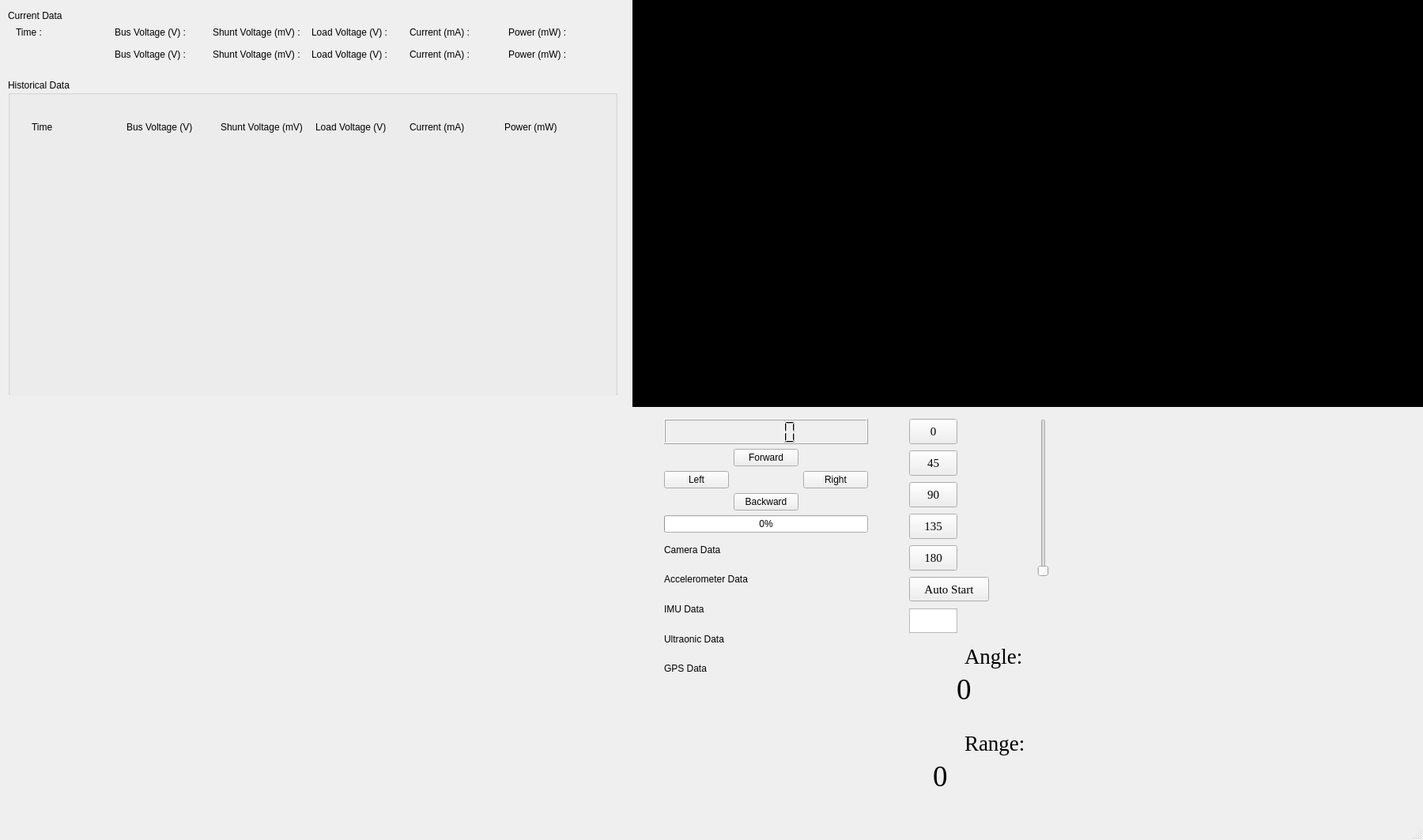
<?xml version="1.0" encoding="UTF-8"?>
<ui version="4.0">
 <class>MainWindow</class>
 <widget class="QMainWindow" name="MainWindow">
  <property name="geometry">
   <rect>
    <x>0</x>
    <y>0</y>
    <width>1800</width>
    <height>1063</height>
   </rect>
  </property>
  <property name="maximumSize">
   <size>
    <width>1800</width>
    <height>1200</height>
   </size>
  </property>
  <property name="windowTitle">
   <string>MainWindow</string>
  </property>
  <property name="windowOpacity">
   <double>1.000000000000000</double>
  </property>
  <widget class="QWidget" name="centralwidget">
   <widget class="QWidget" name="widget" native="true">
    <property name="geometry">
     <rect>
      <x>830</x>
      <y>520</y>
      <width>281</width>
      <height>361</height>
     </rect>
    </property>
    <widget class="QWidget" name="layoutWidget">
     <property name="geometry">
      <rect>
       <x>10</x>
       <y>10</y>
       <width>258</width>
       <height>332</height>
      </rect>
     </property>
     <layout class="QVBoxLayout" name="verticalLayout">
      <item>
       <widget class="QLCDNumber" name="speedLcd"/>
      </item>
      <item>
       <layout class="QGridLayout" name="gridLayout">
        <item row="2" column="1">
         <widget class="QPushButton" name="backwardButton">
          <property name="text">
           <string>Backward</string>
          </property>
         </widget>
        </item>
        <item row="0" column="1">
         <widget class="QPushButton" name="forwardButton">
          <property name="text">
           <string>Forward</string>
          </property>
         </widget>
        </item>
        <item row="1" column="2">
         <widget class="QPushButton" name="rightButton">
          <property name="text">
           <string>Right</string>
          </property>
         </widget>
        </item>
        <item row="1" column="0">
         <widget class="QPushButton" name="leftButton">
          <property name="text">
           <string>Left</string>
          </property>
         </widget>
        </item>
       </layout>
      </item>
      <item>
       <widget class="QProgressBar" name="persentase">
        <property name="value">
         <number>0</number>
        </property>
       </widget>
      </item>
      <item>
       <widget class="QLabel" name="cameraLabel">
        <property name="text">
         <string>Camera Data</string>
        </property>
       </widget>
      </item>
      <item>
       <widget class="QLabel" name="accelerometerLabel">
        <property name="text">
         <string>Accelerometer Data</string>
        </property>
       </widget>
      </item>
      <item>
       <widget class="QLabel" name="imuLabel">
        <property name="text">
         <string>IMU Data</string>
        </property>
       </widget>
      </item>
      <item>
       <widget class="QLabel" name="ultrasonicLabel">
        <property name="text">
         <string>Ultraonic Data</string>
        </property>
       </widget>
      </item>
      <item>
       <widget class="QLabel" name="gpsLabel">
        <property name="text">
         <string>GPS Data</string>
        </property>
       </widget>
      </item>
     </layout>
    </widget>
   </widget>
   <widget class="QLabel" name="rangeLabel">
    <property name="geometry">
     <rect>
      <x>1180</x>
      <y>960</y>
      <width>175</width>
      <height>45</height>
     </rect>
    </property>
    <property name="maximumSize">
     <size>
      <width>175</width>
      <height>45</height>
     </size>
    </property>
    <property name="font">
     <font>
      <family>Times New Roman</family>
      <pointsize>28</pointsize>
     </font>
    </property>
    <property name="text">
     <string>0</string>
    </property>
   </widget>
   <widget class="QPushButton" name="button180">
    <property name="geometry">
     <rect>
      <x>1150</x>
      <y>690</y>
      <width>61</width>
      <height>32</height>
     </rect>
    </property>
    <property name="font">
     <font>
      <family>Times New Roman</family>
      <pointsize>11</pointsize>
     </font>
    </property>
    <property name="text">
     <string>180</string>
    </property>
   </widget>
   <widget class="QLabel" name="angleLabel">
    <property name="geometry">
     <rect>
      <x>1210</x>
      <y>850</y>
      <width>101</width>
      <height>45</height>
     </rect>
    </property>
    <property name="maximumSize">
     <size>
      <width>150</width>
      <height>45</height>
     </size>
    </property>
    <property name="font">
     <font>
      <family>Times New Roman</family>
      <pointsize>28</pointsize>
     </font>
    </property>
    <property name="autoFillBackground">
     <bool>false</bool>
    </property>
    <property name="text">
     <string>0</string>
    </property>
   </widget>
   <widget class="QGraphicsView" name="graphicsView">
    <property name="geometry">
     <rect>
      <x>800</x>
      <y>0</y>
      <width>1000</width>
      <height>515</height>
     </rect>
    </property>
    <property name="minimumSize">
     <size>
      <width>1000</width>
      <height>515</height>
     </size>
    </property>
    <property name="maximumSize">
     <size>
      <width>1000</width>
      <height>515</height>
     </size>
    </property>
    <property name="palette">
     <palette>
      <active>
       <colorrole role="WindowText">
        <brush brushstyle="SolidPattern">
         <color alpha="255">
          <red>255</red>
          <green>255</green>
          <blue>255</blue>
         </color>
        </brush>
       </colorrole>
       <colorrole role="Button">
        <brush brushstyle="SolidPattern">
         <color alpha="255">
          <red>0</red>
          <green>0</green>
          <blue>0</blue>
         </color>
        </brush>
       </colorrole>
       <colorrole role="Light">
        <brush brushstyle="SolidPattern">
         <color alpha="255">
          <red>0</red>
          <green>0</green>
          <blue>0</blue>
         </color>
        </brush>
       </colorrole>
       <colorrole role="Midlight">
        <brush brushstyle="SolidPattern">
         <color alpha="255">
          <red>0</red>
          <green>0</green>
          <blue>0</blue>
         </color>
        </brush>
       </colorrole>
       <colorrole role="Dark">
        <brush brushstyle="SolidPattern">
         <color alpha="255">
          <red>0</red>
          <green>0</green>
          <blue>0</blue>
         </color>
        </brush>
       </colorrole>
       <colorrole role="Mid">
        <brush brushstyle="SolidPattern">
         <color alpha="255">
          <red>0</red>
          <green>0</green>
          <blue>0</blue>
         </color>
        </brush>
       </colorrole>
       <colorrole role="Text">
        <brush brushstyle="SolidPattern">
         <color alpha="255">
          <red>255</red>
          <green>255</green>
          <blue>255</blue>
         </color>
        </brush>
       </colorrole>
       <colorrole role="BrightText">
        <brush brushstyle="SolidPattern">
         <color alpha="255">
          <red>255</red>
          <green>255</green>
          <blue>255</blue>
         </color>
        </brush>
       </colorrole>
       <colorrole role="ButtonText">
        <brush brushstyle="SolidPattern">
         <color alpha="255">
          <red>255</red>
          <green>255</green>
          <blue>255</blue>
         </color>
        </brush>
       </colorrole>
       <colorrole role="Base">
        <brush brushstyle="SolidPattern">
         <color alpha="255">
          <red>0</red>
          <green>0</green>
          <blue>0</blue>
         </color>
        </brush>
       </colorrole>
       <colorrole role="Window">
        <brush brushstyle="SolidPattern">
         <color alpha="255">
          <red>0</red>
          <green>0</green>
          <blue>0</blue>
         </color>
        </brush>
       </colorrole>
       <colorrole role="Shadow">
        <brush brushstyle="SolidPattern">
         <color alpha="255">
          <red>0</red>
          <green>0</green>
          <blue>0</blue>
         </color>
        </brush>
       </colorrole>
       <colorrole role="AlternateBase">
        <brush brushstyle="SolidPattern">
         <color alpha="255">
          <red>0</red>
          <green>0</green>
          <blue>0</blue>
         </color>
        </brush>
       </colorrole>
       <colorrole role="ToolTipBase">
        <brush brushstyle="SolidPattern">
         <color alpha="255">
          <red>255</red>
          <green>255</green>
          <blue>220</blue>
         </color>
        </brush>
       </colorrole>
       <colorrole role="ToolTipText">
        <brush brushstyle="SolidPattern">
         <color alpha="255">
          <red>0</red>
          <green>0</green>
          <blue>0</blue>
         </color>
        </brush>
       </colorrole>
       <colorrole role="PlaceholderText">
        <brush brushstyle="SolidPattern">
         <color alpha="127">
          <red>255</red>
          <green>255</green>
          <blue>255</blue>
         </color>
        </brush>
       </colorrole>
       <colorrole role="Accent">
        <brush brushstyle="SolidPattern">
         <color alpha="255">
          <red>0</red>
          <green>0</green>
          <blue>0</blue>
         </color>
        </brush>
       </colorrole>
      </active>
      <inactive>
       <colorrole role="WindowText">
        <brush brushstyle="SolidPattern">
         <color alpha="255">
          <red>255</red>
          <green>255</green>
          <blue>255</blue>
         </color>
        </brush>
       </colorrole>
       <colorrole role="Button">
        <brush brushstyle="SolidPattern">
         <color alpha="255">
          <red>0</red>
          <green>0</green>
          <blue>0</blue>
         </color>
        </brush>
       </colorrole>
       <colorrole role="Light">
        <brush brushstyle="SolidPattern">
         <color alpha="255">
          <red>0</red>
          <green>0</green>
          <blue>0</blue>
         </color>
        </brush>
       </colorrole>
       <colorrole role="Midlight">
        <brush brushstyle="SolidPattern">
         <color alpha="255">
          <red>0</red>
          <green>0</green>
          <blue>0</blue>
         </color>
        </brush>
       </colorrole>
       <colorrole role="Dark">
        <brush brushstyle="SolidPattern">
         <color alpha="255">
          <red>0</red>
          <green>0</green>
          <blue>0</blue>
         </color>
        </brush>
       </colorrole>
       <colorrole role="Mid">
        <brush brushstyle="SolidPattern">
         <color alpha="255">
          <red>0</red>
          <green>0</green>
          <blue>0</blue>
         </color>
        </brush>
       </colorrole>
       <colorrole role="Text">
        <brush brushstyle="SolidPattern">
         <color alpha="255">
          <red>255</red>
          <green>255</green>
          <blue>255</blue>
         </color>
        </brush>
       </colorrole>
       <colorrole role="BrightText">
        <brush brushstyle="SolidPattern">
         <color alpha="255">
          <red>255</red>
          <green>255</green>
          <blue>255</blue>
         </color>
        </brush>
       </colorrole>
       <colorrole role="ButtonText">
        <brush brushstyle="SolidPattern">
         <color alpha="255">
          <red>255</red>
          <green>255</green>
          <blue>255</blue>
         </color>
        </brush>
       </colorrole>
       <colorrole role="Base">
        <brush brushstyle="SolidPattern">
         <color alpha="255">
          <red>0</red>
          <green>0</green>
          <blue>0</blue>
         </color>
        </brush>
       </colorrole>
       <colorrole role="Window">
        <brush brushstyle="SolidPattern">
         <color alpha="255">
          <red>0</red>
          <green>0</green>
          <blue>0</blue>
         </color>
        </brush>
       </colorrole>
       <colorrole role="Shadow">
        <brush brushstyle="SolidPattern">
         <color alpha="255">
          <red>0</red>
          <green>0</green>
          <blue>0</blue>
         </color>
        </brush>
       </colorrole>
       <colorrole role="AlternateBase">
        <brush brushstyle="SolidPattern">
         <color alpha="255">
          <red>0</red>
          <green>0</green>
          <blue>0</blue>
         </color>
        </brush>
       </colorrole>
       <colorrole role="ToolTipBase">
        <brush brushstyle="SolidPattern">
         <color alpha="255">
          <red>255</red>
          <green>255</green>
          <blue>220</blue>
         </color>
        </brush>
       </colorrole>
       <colorrole role="ToolTipText">
        <brush brushstyle="SolidPattern">
         <color alpha="255">
          <red>0</red>
          <green>0</green>
          <blue>0</blue>
         </color>
        </brush>
       </colorrole>
       <colorrole role="PlaceholderText">
        <brush brushstyle="SolidPattern">
         <color alpha="127">
          <red>255</red>
          <green>255</green>
          <blue>255</blue>
         </color>
        </brush>
       </colorrole>
       <colorrole role="Accent">
        <brush brushstyle="SolidPattern">
         <color alpha="255">
          <red>0</red>
          <green>0</green>
          <blue>0</blue>
         </color>
        </brush>
       </colorrole>
      </inactive>
      <disabled>
       <colorrole role="WindowText">
        <brush brushstyle="SolidPattern">
         <color alpha="255">
          <red>0</red>
          <green>0</green>
          <blue>0</blue>
         </color>
        </brush>
       </colorrole>
       <colorrole role="Button">
        <brush brushstyle="SolidPattern">
         <color alpha="255">
          <red>0</red>
          <green>0</green>
          <blue>0</blue>
         </color>
        </brush>
       </colorrole>
       <colorrole role="Light">
        <brush brushstyle="SolidPattern">
         <color alpha="255">
          <red>0</red>
          <green>0</green>
          <blue>0</blue>
         </color>
        </brush>
       </colorrole>
       <colorrole role="Midlight">
        <brush brushstyle="SolidPattern">
         <color alpha="255">
          <red>0</red>
          <green>0</green>
          <blue>0</blue>
         </color>
        </brush>
       </colorrole>
       <colorrole role="Dark">
        <brush brushstyle="SolidPattern">
         <color alpha="255">
          <red>0</red>
          <green>0</green>
          <blue>0</blue>
         </color>
        </brush>
       </colorrole>
       <colorrole role="Mid">
        <brush brushstyle="SolidPattern">
         <color alpha="255">
          <red>0</red>
          <green>0</green>
          <blue>0</blue>
         </color>
        </brush>
       </colorrole>
       <colorrole role="Text">
        <brush brushstyle="SolidPattern">
         <color alpha="255">
          <red>0</red>
          <green>0</green>
          <blue>0</blue>
         </color>
        </brush>
       </colorrole>
       <colorrole role="BrightText">
        <brush brushstyle="SolidPattern">
         <color alpha="255">
          <red>255</red>
          <green>255</green>
          <blue>255</blue>
         </color>
        </brush>
       </colorrole>
       <colorrole role="ButtonText">
        <brush brushstyle="SolidPattern">
         <color alpha="255">
          <red>0</red>
          <green>0</green>
          <blue>0</blue>
         </color>
        </brush>
       </colorrole>
       <colorrole role="Base">
        <brush brushstyle="SolidPattern">
         <color alpha="255">
          <red>0</red>
          <green>0</green>
          <blue>0</blue>
         </color>
        </brush>
       </colorrole>
       <colorrole role="Window">
        <brush brushstyle="SolidPattern">
         <color alpha="255">
          <red>0</red>
          <green>0</green>
          <blue>0</blue>
         </color>
        </brush>
       </colorrole>
       <colorrole role="Shadow">
        <brush brushstyle="SolidPattern">
         <color alpha="255">
          <red>0</red>
          <green>0</green>
          <blue>0</blue>
         </color>
        </brush>
       </colorrole>
       <colorrole role="AlternateBase">
        <brush brushstyle="SolidPattern">
         <color alpha="255">
          <red>0</red>
          <green>0</green>
          <blue>0</blue>
         </color>
        </brush>
       </colorrole>
       <colorrole role="ToolTipBase">
        <brush brushstyle="SolidPattern">
         <color alpha="255">
          <red>255</red>
          <green>255</green>
          <blue>220</blue>
         </color>
        </brush>
       </colorrole>
       <colorrole role="ToolTipText">
        <brush brushstyle="SolidPattern">
         <color alpha="255">
          <red>0</red>
          <green>0</green>
          <blue>0</blue>
         </color>
        </brush>
       </colorrole>
       <colorrole role="PlaceholderText">
        <brush brushstyle="SolidPattern">
         <color alpha="127">
          <red>0</red>
          <green>0</green>
          <blue>0</blue>
         </color>
        </brush>
       </colorrole>
       <colorrole role="Accent">
        <brush brushstyle="SolidPattern">
         <color alpha="255">
          <red>0</red>
          <green>0</green>
          <blue>0</blue>
         </color>
        </brush>
       </colorrole>
      </disabled>
     </palette>
    </property>
   </widget>
   <widget class="QPushButton" name="button135">
    <property name="geometry">
     <rect>
      <x>1150</x>
      <y>650</y>
      <width>61</width>
      <height>32</height>
     </rect>
    </property>
    <property name="font">
     <font>
      <family>Times New Roman</family>
      <pointsize>11</pointsize>
     </font>
    </property>
    <property name="text">
     <string>135</string>
    </property>
   </widget>
   <widget class="QLabel" name="label">
    <property name="geometry">
     <rect>
      <x>1220</x>
      <y>810</y>
      <width>150</width>
      <height>41</height>
     </rect>
    </property>
    <property name="minimumSize">
     <size>
      <width>150</width>
      <height>25</height>
     </size>
    </property>
    <property name="font">
     <font>
      <family>Times New Roman</family>
      <pointsize>20</pointsize>
      <italic>false</italic>
      <bold>false</bold>
     </font>
    </property>
    <property name="text">
     <string>Angle:</string>
    </property>
   </widget>
   <widget class="QPushButton" name="button90">
    <property name="geometry">
     <rect>
      <x>1150</x>
      <y>610</y>
      <width>61</width>
      <height>32</height>
     </rect>
    </property>
    <property name="font">
     <font>
      <family>Times New Roman</family>
      <pointsize>11</pointsize>
     </font>
    </property>
    <property name="text">
     <string>90</string>
    </property>
   </widget>
   <widget class="QTextEdit" name="textEdit">
    <property name="geometry">
     <rect>
      <x>1150</x>
      <y>770</y>
      <width>61</width>
      <height>31</height>
     </rect>
    </property>
    <property name="font">
     <font>
      <family>Times New Roman</family>
     </font>
    </property>
   </widget>
   <widget class="QPushButton" name="button_auto">
    <property name="geometry">
     <rect>
      <x>1150</x>
      <y>730</y>
      <width>101</width>
      <height>31</height>
     </rect>
    </property>
    <property name="font">
     <font>
      <family>Times New Roman</family>
      <pointsize>11</pointsize>
     </font>
    </property>
    <property name="text">
     <string>Auto Start</string>
    </property>
   </widget>
   <widget class="QLabel" name="lablel_2">
    <property name="geometry">
     <rect>
      <x>1220</x>
      <y>920</y>
      <width>150</width>
      <height>41</height>
     </rect>
    </property>
    <property name="minimumSize">
     <size>
      <width>150</width>
      <height>25</height>
     </size>
    </property>
    <property name="font">
     <font>
      <family>Times New Roman</family>
      <pointsize>20</pointsize>
      <bold>false</bold>
     </font>
    </property>
    <property name="text">
     <string>Range:</string>
    </property>
   </widget>
   <widget class="QPushButton" name="button0">
    <property name="geometry">
     <rect>
      <x>1150</x>
      <y>530</y>
      <width>61</width>
      <height>32</height>
     </rect>
    </property>
    <property name="font">
     <font>
      <family>Times New Roman</family>
      <pointsize>11</pointsize>
     </font>
    </property>
    <property name="text">
     <string>0</string>
    </property>
   </widget>
   <widget class="QSlider" name="verticalSlider">
    <property name="geometry">
     <rect>
      <x>1270</x>
      <y>530</y>
      <width>100</width>
      <height>200</height>
     </rect>
    </property>
    <property name="minimumSize">
     <size>
      <width>100</width>
      <height>200</height>
     </size>
    </property>
    <property name="font">
     <font>
      <family>Arial</family>
     </font>
    </property>
    <property name="layoutDirection">
     <enum>Qt::LeftToRight</enum>
    </property>
    <property name="maximum">
     <number>180</number>
    </property>
   </widget>
   <widget class="QPushButton" name="button45">
    <property name="geometry">
     <rect>
      <x>1150</x>
      <y>570</y>
      <width>61</width>
      <height>32</height>
     </rect>
    </property>
    <property name="font">
     <font>
      <family>Times New Roman</family>
      <pointsize>11</pointsize>
     </font>
    </property>
    <property name="text">
     <string>45</string>
    </property>
   </widget>
   <widget class="QWidget" name="layoutWidget1" native="true">
    <property name="geometry">
     <rect>
      <x>10</x>
      <y>30</y>
      <width>771</width>
      <height>71</height>
     </rect>
    </property>
    <widget class="QWidget" name="layoutWidget_14">
     <property name="geometry">
      <rect>
       <x>10</x>
       <y>0</y>
       <width>741</width>
       <height>78</height>
      </rect>
     </property>
     <layout class="QHBoxLayout" name="horizontalLayout_3">
      <item>
       <layout class="QVBoxLayout" name="verticalLayoutTime_2">
        <item>
         <widget class="QLabel" name="currentTimeLabel_2">
          <property name="text">
           <string>Time :</string>
          </property>
         </widget>
        </item>
        <item>
         <widget class="QLabel" name="currentTimeLabel_3">
          <property name="text">
           <string/>
          </property>
         </widget>
        </item>
        <item>
         <widget class="QLabel" name="label_8">
          <property name="text">
           <string/>
          </property>
         </widget>
        </item>
       </layout>
      </item>
      <item>
       <layout class="QVBoxLayout" name="verticalLayoutVoltage_2">
        <item>
         <widget class="QLabel" name="label_3">
          <property name="text">
           <string>Bus Voltage (V) :</string>
          </property>
         </widget>
        </item>
        <item>
         <widget class="QLabel" name="busVoltageLabel">
          <property name="text">
           <string>Bus Voltage (V) :</string>
          </property>
         </widget>
        </item>
        <item>
         <widget class="QLabel" name="currentBusVoltageValue_2">
          <property name="text">
           <string/>
          </property>
         </widget>
        </item>
       </layout>
      </item>
      <item>
       <layout class="QVBoxLayout" name="verticalLayoutCurrent_2">
        <item>
         <widget class="QLabel" name="label_4">
          <property name="text">
           <string>Shunt Voltage (mV) :</string>
          </property>
         </widget>
        </item>
        <item>
         <widget class="QLabel" name="shuntVoltageLabel">
          <property name="text">
           <string>Shunt Voltage (mV) :</string>
          </property>
         </widget>
        </item>
        <item>
         <widget class="QLabel" name="currentShuntVoltageValue_2">
          <property name="text">
           <string/>
          </property>
         </widget>
        </item>
       </layout>
      </item>
      <item>
       <layout class="QVBoxLayout" name="verticalLayoutPower_2">
        <item>
         <widget class="QLabel" name="label_5">
          <property name="text">
           <string>Load Voltage (V) :</string>
          </property>
         </widget>
        </item>
        <item>
         <widget class="QLabel" name="loadVoltageLabel">
          <property name="text">
           <string>Load Voltage (V) :</string>
          </property>
         </widget>
        </item>
        <item>
         <widget class="QLabel" name="currentLoadVoltageValue_2">
          <property name="text">
           <string/>
          </property>
         </widget>
        </item>
       </layout>
      </item>
      <item>
       <layout class="QVBoxLayout" name="verticalLayoutEnergy_2">
        <item>
         <widget class="QLabel" name="label_6">
          <property name="text">
           <string>Current (mA) :</string>
          </property>
         </widget>
        </item>
        <item>
         <widget class="QLabel" name="currentLabel">
          <property name="text">
           <string>Current (mA) :</string>
          </property>
         </widget>
        </item>
        <item>
         <widget class="QLabel" name="currentCurrentValue_2">
          <property name="text">
           <string/>
          </property>
         </widget>
        </item>
       </layout>
      </item>
      <item>
       <layout class="QVBoxLayout" name="verticalLayoutFrequency_2">
        <item>
         <widget class="QLabel" name="label_7">
          <property name="text">
           <string>Power (mW) :</string>
          </property>
         </widget>
        </item>
        <item>
         <widget class="QLabel" name="powerLabel">
          <property name="text">
           <string>Power (mW) :</string>
          </property>
         </widget>
        </item>
        <item>
         <widget class="QLabel" name="currentPowerValue_2">
          <property name="text">
           <string/>
          </property>
         </widget>
        </item>
       </layout>
      </item>
     </layout>
    </widget>
   </widget>
   <widget class="QLabel" name="label_2">
    <property name="geometry">
     <rect>
      <x>10</x>
      <y>10</y>
      <width>91</width>
      <height>20</height>
     </rect>
    </property>
    <property name="text">
     <string>Current Data</string>
    </property>
   </widget>
   <widget class="QWidget" name="centralwidget_2" native="true">
    <property name="geometry">
     <rect>
      <x>10</x>
      <y>100</y>
      <width>771</width>
      <height>400</height>
     </rect>
    </property>
    <widget class="QGroupBox" name="historicalDataGroupBox_2">
     <property name="geometry">
      <rect>
       <x>0</x>
       <y>0</y>
       <width>771</width>
       <height>401</height>
      </rect>
     </property>
     <property name="title">
      <string>Historical Data</string>
     </property>
     <widget class="QWidget" name="widget_3" native="true">
      <property name="geometry">
       <rect>
        <x>10</x>
        <y>40</y>
        <width>751</width>
        <height>351</height>
       </rect>
      </property>
      <widget class="QWidget" name="layoutWidget_15">
       <property name="geometry">
        <rect>
         <x>20</x>
         <y>10</y>
         <width>711</width>
         <height>22</height>
        </rect>
       </property>
       <layout class="QHBoxLayout" name="historicalHeaderLayout_2">
        <item>
         <widget class="QLabel" name="historicalTimeHeaderLabel_2">
          <property name="text">
           <string>Time</string>
          </property>
         </widget>
        </item>
        <item>
         <widget class="QLabel" name="historicalBusVoltageHeaderLabel_2">
          <property name="text">
           <string>Bus Voltage (V)</string>
          </property>
         </widget>
        </item>
        <item>
         <widget class="QLabel" name="historicalShuntVoltageHeaderLabel_2">
          <property name="text">
           <string>Shunt Voltage (mV)</string>
          </property>
         </widget>
        </item>
        <item>
         <widget class="QLabel" name="historicaLoadVoltageHeaderLabel_2">
          <property name="text">
           <string>Load Voltage (V)</string>
          </property>
         </widget>
        </item>
        <item>
         <widget class="QLabel" name="historicalECurrentHeaderLabel_2">
          <property name="text">
           <string>Current (mA)</string>
          </property>
         </widget>
        </item>
        <item>
         <widget class="QLabel" name="historicalPowerHeaderLabel_2">
          <property name="text">
           <string>Power (mW)</string>
          </property>
         </widget>
        </item>
       </layout>
      </widget>
      <widget class="QWidget" name="layoutWidget_16">
       <property name="geometry">
        <rect>
         <x>20</x>
         <y>40</y>
         <width>711</width>
         <height>22</height>
        </rect>
       </property>
       <layout class="QHBoxLayout" name="historicalDataLayout1_2">
        <item>
         <widget class="QLabel" name="historicalTimeLabel1_2">
          <property name="text">
           <string/>
          </property>
         </widget>
        </item>
        <item>
         <widget class="QLabel" name="historicalBusVoltageLabel1_2">
          <property name="text">
           <string/>
          </property>
         </widget>
        </item>
        <item>
         <widget class="QLabel" name="historicalShuntVoltageLabel1_2">
          <property name="text">
           <string/>
          </property>
         </widget>
        </item>
        <item>
         <widget class="QLabel" name="historicalLoadVoltageLabel1_2">
          <property name="text">
           <string/>
          </property>
         </widget>
        </item>
        <item>
         <widget class="QLabel" name="historicalCurrentLabel1_2">
          <property name="text">
           <string/>
          </property>
         </widget>
        </item>
        <item>
         <widget class="QLabel" name="historicalPowerLabel1_2">
          <property name="text">
           <string/>
          </property>
         </widget>
        </item>
       </layout>
      </widget>
      <widget class="QWidget" name="layoutWidget_17">
       <property name="geometry">
        <rect>
         <x>20</x>
         <y>70</y>
         <width>711</width>
         <height>22</height>
        </rect>
       </property>
       <layout class="QHBoxLayout" name="historicalDataLayout2_2">
        <item>
         <widget class="QLabel" name="historicalTimeLabel2_2">
          <property name="text">
           <string/>
          </property>
         </widget>
        </item>
        <item>
         <widget class="QLabel" name="historicalBusVoltageLabel2_2">
          <property name="text">
           <string/>
          </property>
         </widget>
        </item>
        <item>
         <widget class="QLabel" name="historicalShuntVoltageLabel2_2">
          <property name="text">
           <string/>
          </property>
         </widget>
        </item>
        <item>
         <widget class="QLabel" name="historicalLoadVoltageLabel2_2">
          <property name="text">
           <string/>
          </property>
         </widget>
        </item>
        <item>
         <widget class="QLabel" name="historicalCurrentLabel2_2">
          <property name="text">
           <string/>
          </property>
         </widget>
        </item>
        <item>
         <widget class="QLabel" name="historicalPowerLabel2_2">
          <property name="text">
           <string/>
          </property>
         </widget>
        </item>
       </layout>
      </widget>
      <widget class="QWidget" name="layoutWidget_18">
       <property name="geometry">
        <rect>
         <x>20</x>
         <y>100</y>
         <width>711</width>
         <height>22</height>
        </rect>
       </property>
       <layout class="QHBoxLayout" name="historicalDataLayout3_2">
        <item>
         <widget class="QLabel" name="historicalTimeLabel3_2">
          <property name="text">
           <string/>
          </property>
         </widget>
        </item>
        <item>
         <widget class="QLabel" name="historicalBusVoltageLabel3_2">
          <property name="text">
           <string/>
          </property>
         </widget>
        </item>
        <item>
         <widget class="QLabel" name="historicalShuntVoltageLabel3_2">
          <property name="text">
           <string/>
          </property>
         </widget>
        </item>
        <item>
         <widget class="QLabel" name="historicalLoadVoltageLabel3_2">
          <property name="text">
           <string/>
          </property>
         </widget>
        </item>
        <item>
         <widget class="QLabel" name="historicalCurrentLabel3_2">
          <property name="text">
           <string/>
          </property>
         </widget>
        </item>
        <item>
         <widget class="QLabel" name="historicalPowerLabel3_2">
          <property name="text">
           <string/>
          </property>
         </widget>
        </item>
       </layout>
      </widget>
      <widget class="QWidget" name="layoutWidget_19">
       <property name="geometry">
        <rect>
         <x>20</x>
         <y>130</y>
         <width>711</width>
         <height>22</height>
        </rect>
       </property>
       <layout class="QHBoxLayout" name="historicalDataLayout4_2">
        <item>
         <widget class="QLabel" name="historicalTimeLabel4_2">
          <property name="text">
           <string/>
          </property>
         </widget>
        </item>
        <item>
         <widget class="QLabel" name="historicalBusVoltageLabel4_2">
          <property name="text">
           <string/>
          </property>
         </widget>
        </item>
        <item>
         <widget class="QLabel" name="historicalShuntVoltageLabel4_2">
          <property name="text">
           <string/>
          </property>
         </widget>
        </item>
        <item>
         <widget class="QLabel" name="historicalLoadVoltageLabel4_2">
          <property name="text">
           <string/>
          </property>
         </widget>
        </item>
        <item>
         <widget class="QLabel" name="historicalCurrentLabel4_2">
          <property name="text">
           <string/>
          </property>
         </widget>
        </item>
        <item>
         <widget class="QLabel" name="historicalPowerLabel4_2">
          <property name="text">
           <string/>
          </property>
         </widget>
        </item>
       </layout>
      </widget>
      <widget class="QWidget" name="layoutWidget_20">
       <property name="geometry">
        <rect>
         <x>20</x>
         <y>160</y>
         <width>711</width>
         <height>22</height>
        </rect>
       </property>
       <layout class="QHBoxLayout" name="historicalDataLayout5_2">
        <item>
         <widget class="QLabel" name="historicalTimeLabel5_2">
          <property name="text">
           <string/>
          </property>
         </widget>
        </item>
        <item>
         <widget class="QLabel" name="historicalBusVoltageLabel5_2">
          <property name="text">
           <string/>
          </property>
         </widget>
        </item>
        <item>
         <widget class="QLabel" name="historicalShuntVoltageLabel5_2">
          <property name="text">
           <string/>
          </property>
         </widget>
        </item>
        <item>
         <widget class="QLabel" name="historicalLoadVoltageLabel5_2">
          <property name="text">
           <string/>
          </property>
         </widget>
        </item>
        <item>
         <widget class="QLabel" name="historicalCurrentLabel5_2">
          <property name="text">
           <string/>
          </property>
         </widget>
        </item>
        <item>
         <widget class="QLabel" name="historicalPowerLabel5_2">
          <property name="text">
           <string/>
          </property>
         </widget>
        </item>
       </layout>
      </widget>
      <widget class="QWidget" name="layoutWidget_21">
       <property name="geometry">
        <rect>
         <x>20</x>
         <y>190</y>
         <width>711</width>
         <height>22</height>
        </rect>
       </property>
       <layout class="QHBoxLayout" name="historicalDataLayout6_2">
        <item>
         <widget class="QLabel" name="historicalTimeLabel6_2">
          <property name="text">
           <string/>
          </property>
         </widget>
        </item>
        <item>
         <widget class="QLabel" name="historicalBusVoltageLabel6_2">
          <property name="text">
           <string/>
          </property>
         </widget>
        </item>
        <item>
         <widget class="QLabel" name="historicalShuntVoltageLabel6_2">
          <property name="text">
           <string/>
          </property>
         </widget>
        </item>
        <item>
         <widget class="QLabel" name="historicalLoadVoltageLabel6_2">
          <property name="text">
           <string/>
          </property>
         </widget>
        </item>
        <item>
         <widget class="QLabel" name="historicalCurrentLabel6_2">
          <property name="text">
           <string/>
          </property>
         </widget>
        </item>
        <item>
         <widget class="QLabel" name="historicalPowerLabel6_2">
          <property name="text">
           <string/>
          </property>
         </widget>
        </item>
       </layout>
      </widget>
      <widget class="QWidget" name="layoutWidget_22">
       <property name="geometry">
        <rect>
         <x>20</x>
         <y>220</y>
         <width>711</width>
         <height>22</height>
        </rect>
       </property>
       <layout class="QHBoxLayout" name="historicalDataLayout7_2">
        <item>
         <widget class="QLabel" name="historicalTimeLabel7_2">
          <property name="text">
           <string/>
          </property>
         </widget>
        </item>
        <item>
         <widget class="QLabel" name="historicalBusVoltageLabel7_2">
          <property name="text">
           <string/>
          </property>
         </widget>
        </item>
        <item>
         <widget class="QLabel" name="historicalShuntVoltageLabel7_2">
          <property name="text">
           <string/>
          </property>
         </widget>
        </item>
        <item>
         <widget class="QLabel" name="historicalLoadVoltageLabel7_2">
          <property name="text">
           <string/>
          </property>
         </widget>
        </item>
        <item>
         <widget class="QLabel" name="historicalCurrentLabel7_2">
          <property name="text">
           <string/>
          </property>
         </widget>
        </item>
        <item>
         <widget class="QLabel" name="historicalPowerLabel7_2">
          <property name="text">
           <string/>
          </property>
         </widget>
        </item>
       </layout>
      </widget>
      <widget class="QWidget" name="layoutWidget_23">
       <property name="geometry">
        <rect>
         <x>20</x>
         <y>250</y>
         <width>711</width>
         <height>22</height>
        </rect>
       </property>
       <layout class="QHBoxLayout" name="historicalDataLayout8_2">
        <item>
         <widget class="QLabel" name="historicalTimeLabel8_2">
          <property name="text">
           <string/>
          </property>
         </widget>
        </item>
        <item>
         <widget class="QLabel" name="historicalBusVoltageLabel8_2">
          <property name="text">
           <string/>
          </property>
         </widget>
        </item>
        <item>
         <widget class="QLabel" name="historicalShuntVoltageLabel8_2">
          <property name="text">
           <string/>
          </property>
         </widget>
        </item>
        <item>
         <widget class="QLabel" name="historicalLoadVoltageLabel8_2">
          <property name="text">
           <string/>
          </property>
         </widget>
        </item>
        <item>
         <widget class="QLabel" name="historicalCurrentLabel8_2">
          <property name="text">
           <string/>
          </property>
         </widget>
        </item>
        <item>
         <widget class="QLabel" name="historicalPowerLabel8_2">
          <property name="text">
           <string/>
          </property>
         </widget>
        </item>
       </layout>
      </widget>
      <widget class="QWidget" name="layoutWidget_24">
       <property name="geometry">
        <rect>
         <x>20</x>
         <y>280</y>
         <width>711</width>
         <height>22</height>
        </rect>
       </property>
       <layout class="QHBoxLayout" name="historicalDataLayout9_2">
        <item>
         <widget class="QLabel" name="historicalTimeLabel9_2">
          <property name="text">
           <string/>
          </property>
         </widget>
        </item>
        <item>
         <widget class="QLabel" name="historicalBusVoltageLabel9_2">
          <property name="text">
           <string/>
          </property>
         </widget>
        </item>
        <item>
         <widget class="QLabel" name="historicalShuntVoltageLabel9_2">
          <property name="text">
           <string/>
          </property>
         </widget>
        </item>
        <item>
         <widget class="QLabel" name="historicalLoadVoltageLabel9_2">
          <property name="text">
           <string/>
          </property>
         </widget>
        </item>
        <item>
         <widget class="QLabel" name="historicalCurrentLabel9_2">
          <property name="text">
           <string/>
          </property>
         </widget>
        </item>
        <item>
         <widget class="QLabel" name="historicalPowerLabel9_2">
          <property name="text">
           <string/>
          </property>
         </widget>
        </item>
       </layout>
      </widget>
      <widget class="QWidget" name="layoutWidget_25">
       <property name="geometry">
        <rect>
         <x>20</x>
         <y>310</y>
         <width>711</width>
         <height>22</height>
        </rect>
       </property>
       <layout class="QHBoxLayout" name="historicalDataLayout10_2">
        <item>
         <widget class="QLabel" name="historicalTimeLabel10_2">
          <property name="text">
           <string/>
          </property>
         </widget>
        </item>
        <item>
         <widget class="QLabel" name="historicalBusVoltageLabel10_2">
          <property name="text">
           <string/>
          </property>
         </widget>
        </item>
        <item>
         <widget class="QLabel" name="historicalShuntVoltageLabel10_2">
          <property name="text">
           <string/>
          </property>
         </widget>
        </item>
        <item>
         <widget class="QLabel" name="historicalLoadVoltageLabel10_2">
          <property name="text">
           <string/>
          </property>
         </widget>
        </item>
        <item>
         <widget class="QLabel" name="historicalCurrentLabel10_2">
          <property name="text">
           <string/>
          </property>
         </widget>
        </item>
        <item>
         <widget class="QLabel" name="historicalPowerLabel10_2">
          <property name="text">
           <string/>
          </property>
         </widget>
        </item>
       </layout>
      </widget>
     </widget>
    </widget>
   </widget>
  </widget>
  <widget class="QMenuBar" name="menubar">
   <property name="geometry">
    <rect>
     <x>0</x>
     <y>0</y>
     <width>1800</width>
     <height>25</height>
    </rect>
   </property>
  </widget>
  <widget class="QStatusBar" name="statusbar"/>
 </widget>
 <resources/>
 <connections/>
</ui>
